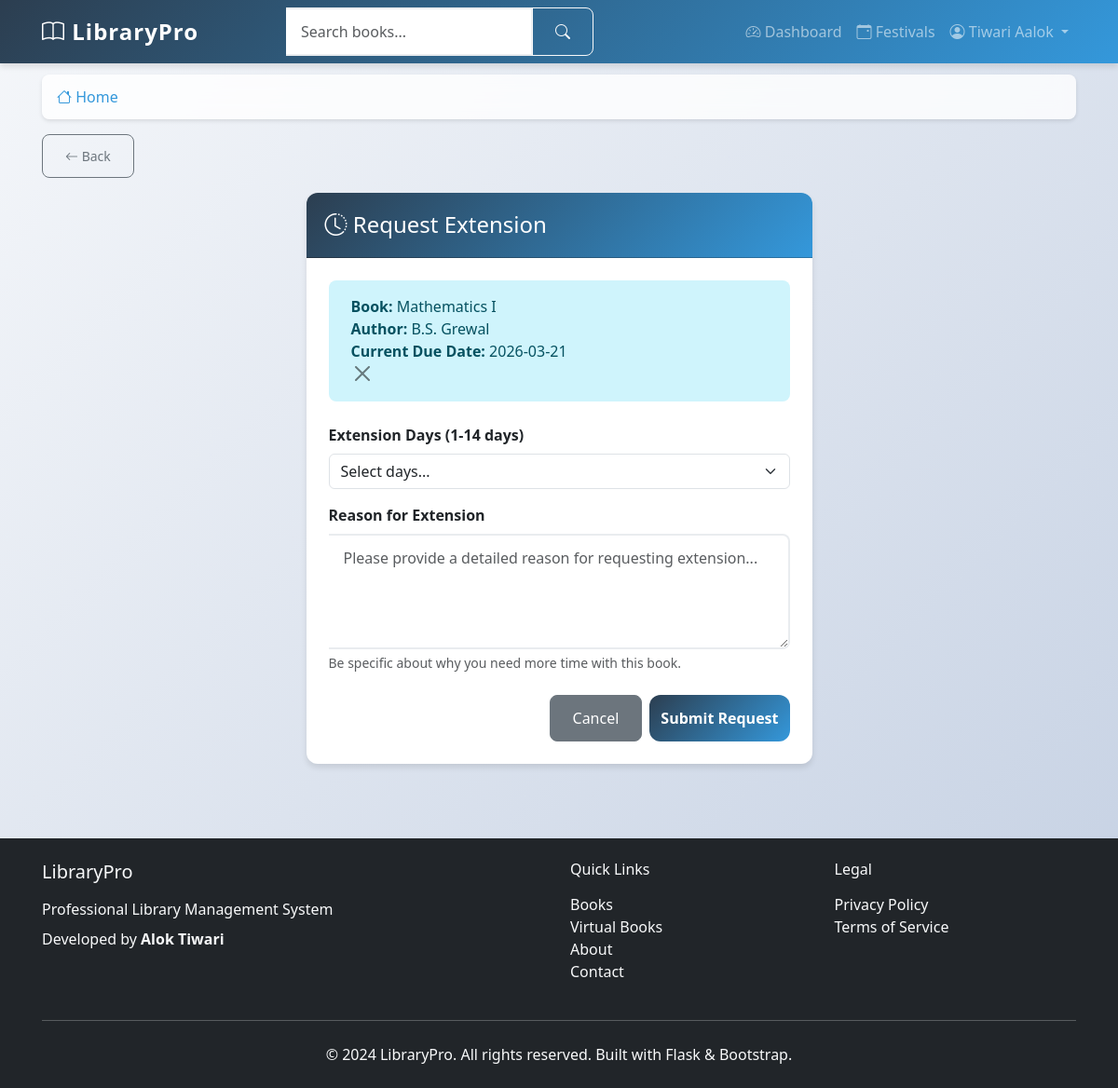
The page /request-extension/12 (signed in) on the database its author committed.
### app/models.py (models this page shows, shortened)
class User(UserMixin, db.Model):
    id = db.Column(db.Integer, primary_key=True)
    prn_number = db.Column(db.String(20), unique=True, nullable=False)
    username = db.Column(db.String(80), unique=True, nullable=False)
    email = db.Column(db.String(120), unique=True, nullable=False)
    name = db.Column(db.String(100), nullable=False)
    mother_name = db.Column(db.String(100), nullable=False)
    dob = db.Column(db.String(10), nullable=False)  # Format: DDMMYYYY
    phone = db.Column(db.String(15), nullable=True)
    address = db.Column(db.Text, nullable=True)
    password_hash = db.Column(db.String(255), nullable=False)
    role = db.Column(db.String(20), nullable=False, default='student')
    year = db.Column(db.String(10), nullable=True)  # 1st, 2nd, 3rd, 4th, 5th
    course = db.Column(db.String(50), nullable=True)  # BSC IT, BSC CS, etc.
    total_books_borrowed = db.Column(db.Integer, default=0)
    total_extension_requests = db.Column(db.Integer, default=0)
    library_hours_this_month = db.Column(db.Float, default=0.0)
    library_hours_this_year = db.Column(db.Float, default=0.0)
    created_at = db.Column(db.DateTime, default=datetime.utcnow)
    updated_at = db.Column(db.DateTime, default=datetime.utcnow, onupdate=datetime.utcnow)
    loans = db.relationship('Loan', backref='borrower', lazy='dynamic')
    library_sessions = db.relationship('LibrarySession', backref='user', lazy='dynamic')

class Book(db.Model):
    id = db.Column(db.Integer, primary_key=True)
    title = db.Column(db.String(200), nullable=False)
    author = db.Column(db.String(100), nullable=False)
    category = db.Column(db.String(50), nullable=False, default='General')
    semester = db.Column(db.String(20), nullable=True)
    course = db.Column(db.String(50), nullable=True)
    isbn = db.Column(db.String(20), nullable=True)
    thumbnail = db.Column(db.String(500), nullable=True)
    copies_total = db.Column(db.Integer, nullable=False, default=1)
    copies_available = db.Column(db.Integer, nullable=False, default=1)
    is_new_book = db.Column(db.Boolean, nullable=False, default=True)
    new_book_expires = db.Column(db.DateTime, nullable=True)
    is_prebooking = db.Column(db.Boolean, nullable=False, default=False)
    prebooking_starts = db.Column(db.DateTime, nullable=True)
    prebooking_slots = db.Column(db.Integer, nullable=False, default=0)
    prebooking_taken = db.Column(db.Integer, nullable=False, default=0)
    is_virtual = db.Column(db.Boolean, nullable=False, default=False)
    pdf_file_path = db.Column(db.String(500), nullable=True)
    virtual_price = db.Column(db.Float, nullable=True, default=0.0)  # Free to read
    download_price = db.Column(db.Float, nullable=True, default=11.0)  # ₹11 to download
    created_at = db.Column(db.DateTime, default=datetime.utcnow)
    loans = db.relationship('Loan', backref='book', lazy='dynamic')

class Loan(db.Model):
    id = db.Column(db.Integer, primary_key=True)
    user_id = db.Column(db.Integer, db.ForeignKey('user.id'), nullable=False)
    book_id = db.Column(db.Integer, db.ForeignKey('book.id'), nullable=False)
    issue_date = db.Column(db.DateTime, nullable=False, default=datetime.utcnow)
    due_date = db.Column(db.DateTime, nullable=False)
    return_date = db.Column(db.DateTime, nullable=True)
    @property
    def is_overdue(self):
        return self.return_date is None and datetime.utcnow() > self.due_date

### app/main/routes.py (the view, shortened to what this page needs)
@bp.route('/request-extension/<int:loan_id>', methods=['GET', 'POST'])
@login_required
def request_extension(loan_id):
    from app.models import ExtensionRequest
    loan = Loan.query.get_or_404(loan_id)
    if loan.user_id != current_user.id:
        flash('Access denied.', 'danger')
        return redirect(url_for('main.dashboard'))
    if loan.return_date:
        flash('Cannot extend returned book.', 'warning')
        return redirect(url_for('main.dashboard'))
    pending_request = ExtensionRequest.query.filter_by(
        loan_id=loan_id, status='pending'
    ).first()
    if pending_request:
        flash('You already have a pending extension request for this book.', 'warning')
        return redirect(url_for('main.dashboard'))
    return render_template('main/request_extension.html', title='Request Extension', loan=loan)

### app/__init__.py (called while the page is built)
def create_app():
    app = Flask(__name__)
    app.config.from_object(Config)
    db.init_app(app)
    migrate.init_app(app, db)
    login.init_app(app)
    login.login_view = 'auth.student_login'
    login.login_message = 'Please log in to access this page.'
    login.login_message_category = 'info'
    from app.auth import bp as auth_bp
    app.register_blueprint(auth_bp, url_prefix='/auth')
    from app.main import bp as main_bp
    app.register_blueprint(main_bp)
    from app.models import User
    @login.user_loader
    def load_user(user_id):
        return User.query.get(int(user_id))
    return app

### app/templates/main/request_extension.html (shortened to what this page needs)
{% extends "base.html" %}
{% block content %}
<div class="row justify-content-center">
    <div class="col-lg-6">
        <div class="card">
            <div class="card-header">
                <h4 class="mb-0"><i class="bi bi-clock-history"></i> Request Extension</h4>
            </div>
            <div class="card-body p-4">
                <div class="alert alert-info">
                    <strong>Book:</strong> {{ loan.book.title }}<br>
                    <strong>Author:</strong> {{ loan.book.author }}<br>
                    <strong>Current Due Date:</strong> {{ loan.due_date.strftime('%Y-%m-%d') }}<br>
                </div>
                <form method="POST">
                    <div class="mb-3">
                        <label for="requested_days" class="form-label fw-semibold">Extension Days (1-14 days)</label>
                        <select class="form-select" id="requested_days" name="requested_days" required>
                            <option value="">Select days...</option>
                        </select>
                    </div>
                    <div class="mb-4">
                        <label for="reason" class="form-label fw-semibold">Reason for Extension</label>
                        <textarea class="form-control" id="reason" name="reason" rows="4"
                                  placeholder="Please provide a detailed reason for requesting extension..." required></textarea>
                        <div class="form-text">Be specific about why you need more time with this book.</div>
                    </div>
                    <div class="d-grid gap-2 d-md-flex justify-content-md-end">
                        <a href="{{ url_for('main.dashboard') }}" class="btn btn-secondary">Cancel</a>
                        <button type="submit" class="btn btn-primary">Submit Request</button>
                    </div>
                </form>
            </div>
        </div>
    </div>
</div>
{% endblock %}

### app/templates/base.html (shortened to what this page needs)
<!DOCTYPE html>
<html lang="en">
<head>
    <link href="https://cdn.jsdelivr.net/npm/bootstrap@5.3.0/dist/css/bootstrap.min.css" rel="stylesheet">
    <link rel="stylesheet" href="https://cdn.jsdelivr.net/npm/bootstrap-icons@1.10.0/font/bootstrap-icons.css">
    <link rel="stylesheet" href="{{ url_for('static', filename='css/style.css') }}">
    <link rel="stylesheet" href="{{ url_for('static', filename='css/modern.css') }}">
</head>
<body>
    <nav class="navbar navbar-expand-lg navbar-dark bg-primary fixed-top">
        <div class="container">
            <a class="navbar-brand fw-bold" href="{{ url_for('main.index') }}">
                <i class="bi bi-book"></i> LibraryPro
            </a>
            <div class="collapse navbar-collapse" id="navbarNav">
                {% if current_user.is_authenticated %}
                <form class="d-flex mx-auto" method="GET" action="{{ url_for('main.search') }}">
                    <div class="input-group">
                        <input class="form-control" type="search" name="q" placeholder="Search books..."
                               value="{{ request.args.get('q', '') }}">
                        <button class="btn btn-outline-light" type="submit">
                            <i class="bi bi-search"></i>
                        </button>
                    </div>
                </form>
                <ul class="navbar-nav ms-auto">
                    <li class="nav-item">
                        <a class="nav-link" href="{{ url_for('main.dashboard') }}">
                            <i class="bi bi-speedometer2"></i> Dashboard
                        </a>
                    </li>
                    <li class="nav-item">
                        <a class="nav-link" href="{{ url_for('main.festivals') }}">
                            <i class="bi bi-calendar-event"></i> Festivals
                        </a>
                    </li>
                    <li class="nav-item dropdown">
                        <a class="nav-link dropdown-toggle" href="#" role="button" data-bs-toggle="dropdown">
                            <i class="bi bi-person-circle"></i> {{ current_user.name }}
                        </a>
                    </li>
                </ul>
                {% endif %}
            </div>
        </div>
    </nav>
    <main class="main-content">
        <div class="container">
            {% if current_user.is_authenticated %}
            <nav aria-label="breadcrumb" class="mb-3">
                <ol class="breadcrumb">
                    <li class="breadcrumb-item">
                        <a href="{{ url_for('main.index') }}"><i class="bi bi-house"></i> Home</a>
                    </li>
                </ol>
            </nav>
            {% endif %}
            {% if current_user.is_authenticated and request.endpoint not in ['main.index', 'main.dashboard', 'main.student_dashboard', 'main.admin_dashboard'] %}
            <div class="mb-3">
                <button onclick="goBack()" class="btn btn-outline-secondary btn-sm">
                    <i class="bi bi-arrow-left"></i> Back
                </button>
            </div>
            {% endif %}
            {% block content %}{% endblock %}
        </div>
    </main>
    <footer class="bg-dark text-light py-4 mt-5">
        <div class="container">
            <div class="row">
                <div class="col-md-6">
                    <h5 class="mb-3">LibraryPro</h5>
                    <p class="mb-2">Professional Library Management System</p>
                    <p class="mb-0">Developed by <strong>Alok Tiwari</strong></p>
                </div>
                <div class="col-md-3">
                    <h6 class="mb-3">Quick Links</h6>
                    <ul class="list-unstyled">
                        <li><a href="{{ url_for('main.books_categories') }}" class="text-light text-decoration-none">Books</a></li>
                    <li><a href="{{ url_for('main.virtual_books') }}" class="text-light text-decoration-none">Virtual Books</a></li>
                        <li><a href="{{ url_for('main.about') }}" class="text-light text-decoration-none">About</a></li>
                        <li><a href="{{ url_for('main.contact') }}" class="text-light text-decoration-none">Contact</a></li>
                    </ul>
                </div>
                <div class="col-md-3">
                    <h6 class="mb-3">Legal</h6>
                    <ul class="list-unstyled">
                        <li><a href="{{ url_for('main.privacy') }}" class="text-light text-decoration-none">Privacy Policy</a></li>
                        <li><a href="{{ url_for('main.terms') }}" class="text-light text-decoration-none">Terms of Service</a></li>
                    </ul>
                </div>
            </div>
            <hr class="my-4">
            <div class="text-center">
                <p class="mb-0">&copy; 2024 LibraryPro. All rights reserved. Built with Flask & Bootstrap.</p>
            </div>
        </div>
    </footer>
</body>
</html>

### app/static/css/style.css (style rules this page uses)
:root { --primary-color: #2c3e50; --secondary-color: #3498db; --accent-color: #e74c3c; --success-color: #27ae60; --warning-color: #f39c12; --light-bg: #f8f9fa; --card-shadow: 0 4px 6px rgba(0, 0, 0, 0.1); --hover-shadow: 0 8px 15px rgba(0, 0, 0, 0.2); --border-radius: 12px; }
body { font-family: 'Segoe UI', Tahoma, Geneva, Verdana, sans-serif; background: linear-gradient(135deg, #f5f7fa 0%, #c3cfe2 100%); min-height: 100vh; padding: 0; margin: 0; }
.main-content { padding-top: 80px; padding-bottom: 2rem; min-height: calc(100vh - 200px); }
.container { padding-left: 15px; padding-right: 15px; }
.navbar-brand { font-size: 1.5rem; letter-spacing: 1px; }
.navbar { box-shadow: var(--card-shadow); background: linear-gradient(135deg, var(--primary-color) 0%, var(--secondary-color) 100%) !important; }
.card { border: none; border-radius: var(--border-radius); box-shadow: var(--card-shadow); transition: all 0.3s ease; background: white; }
.card-header { background: linear-gradient(135deg, var(--primary-color) 0%, var(--secondary-color) 100%); color: white; border-radius: var(--border-radius) var(--border-radius) 0 0 !important; padding: 1.25rem; font-weight: 600; }
.form-control { border-radius: 8px; border: 2px solid #e9ecef; padding: 0.75rem 1rem; transition: all 0.3s ease; }
.btn { border-radius: 8px; padding: 0.75rem 1.5rem; font-weight: 500; transition: all 0.3s ease; }
.btn-primary { background: linear-gradient(135deg, var(--primary-color) 0%, var(--secondary-color) 100%); border: none; }
.alert { border: none; border-radius: 8px; padding: 1rem 1.5rem; margin-bottom: 1.5rem; }
.breadcrumb { background: rgba(255, 255, 255, 0.8); border-radius: 8px; padding: 0.75rem 1rem; margin-bottom: 1rem; box-shadow: 0 2px 4px rgba(0, 0, 0, 0.1); backdrop-filter: blur(10px); }
.breadcrumb-item a { color: var(--secondary-color); text-decoration: none; transition: color 0.3s ease; }
.btn-outline-secondary { border-color: #6c757d; color: #6c757d; transition: all 0.3s ease; }
.form-control { border-left: none; border-radius: 0 8px 8px 0; }
.btn-primary { background: linear-gradient(135deg, var(--primary-color) 0%, var(--secondary-color) 100%); border: none; border-radius: 12px; padding: 0.75rem; font-weight: 600; transition: all 0.3s ease; }

### app/static/css/modern.css (style rules this page uses)
:root { --primary: #6366f1; --secondary: #8b5cf6; --success: #10b981; --danger: #ef4444; --warning: #f59e0b; --info: #3b82f6; --dark: #1f2937; --light: #f9fafb; }

### rows shown on the page
User: name "Tiwari Aalok"
Book: book "Mathematics I", book.author "B.S. Grewal"
Loan: due_date "2026-03-21"
